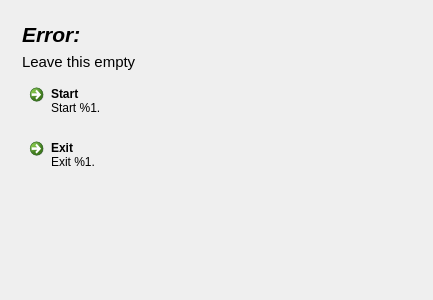
<?xml version="1.0" encoding="UTF-8"?>
<ui version="4.0">
 <class>UpdateManager</class>
 <widget class="QWidget" name="UpdateManager">
  <property name="geometry">
   <rect>
    <x>0</x>
    <y>0</y>
    <width>433</width>
    <height>300</height>
   </rect>
  </property>
  <property name="maximumSize">
   <size>
    <width>16777215</width>
    <height>300</height>
   </size>
  </property>
  <property name="windowTitle">
   <string>UpdateManager</string>
  </property>
  <layout class="QVBoxLayout" name="verticalLayout_5">
   <item>
    <widget class="QStackedWidget" name="stackedWidget">
     <property name="currentIndex">
      <number>3</number>
     </property>
     <widget class="QWidget" name="page_options">
      <layout class="QVBoxLayout" name="verticalLayout_2">
       <item>
        <widget class="QCommandLinkButton" name="commandLinkButtonCheckUpdates">
         <property name="text">
          <string>Check for updates</string>
         </property>
         <property name="icon">
          <iconset resource="rc/resources.qrc">
           <normaloff>:/check.png</normaloff>:/check.png</iconset>
         </property>
         <property name="iconSize">
          <size>
           <width>48</width>
           <height>48</height>
          </size>
         </property>
         <property name="autoDefault">
          <bool>true</bool>
         </property>
         <property name="description">
          <string>Check online if %1 has a new vesion.</string>
         </property>
        </widget>
       </item>
       <item>
        <widget class="QCommandLinkButton" name="commandLinkButtonStart">
         <property name="text">
          <string>Start</string>
         </property>
         <property name="icon">
          <iconset resource="rc/resources.qrc">
           <normaloff>:/start.png</normaloff>:/start.png</iconset>
         </property>
         <property name="iconSize">
          <size>
           <width>48</width>
           <height>48</height>
          </size>
         </property>
         <property name="description">
          <string>Start %1 with out checking for a new version.</string>
         </property>
        </widget>
       </item>
       <item>
        <spacer name="verticalSpacer">
         <property name="orientation">
          <enum>Qt::Vertical</enum>
         </property>
         <property name="sizeHint" stdset="0">
          <size>
           <width>20</width>
           <height>40</height>
          </size>
         </property>
        </spacer>
       </item>
       <item>
        <widget class="QCheckBox" name="checkBoxDontShow">
         <property name="text">
          <string>Don't check for updates when %1 starts.</string>
         </property>
        </widget>
       </item>
      </layout>
      <zorder>commandLinkButtonCheckUpdates</zorder>
      <zorder>commandLinkButtonStart</zorder>
      <zorder>verticalSpacer</zorder>
      <zorder>checkBoxDontShow</zorder>
     </widget>
     <widget class="QWidget" name="page_progress">
      <layout class="QVBoxLayout" name="verticalLayout">
       <item>
        <widget class="QProgressBar" name="progressBar">
         <property name="value">
          <number>24</number>
         </property>
         <property name="textVisible">
          <bool>false</bool>
         </property>
        </widget>
       </item>
       <item>
        <widget class="QCommandLinkButton" name="commandLinkButton_cancelProgress">
         <property name="text">
          <string>Cancel</string>
         </property>
         <property name="icon">
          <iconset resource="rc/resources.qrc">
           <normaloff>:/close.png</normaloff>:/close.png</iconset>
         </property>
         <property name="iconSize">
          <size>
           <width>48</width>
           <height>48</height>
          </size>
         </property>
        </widget>
       </item>
       <item>
        <spacer name="verticalSpacer_2">
         <property name="orientation">
          <enum>Qt::Vertical</enum>
         </property>
         <property name="sizeHint" stdset="0">
          <size>
           <width>20</width>
           <height>40</height>
          </size>
         </property>
        </spacer>
       </item>
      </layout>
     </widget>
     <widget class="QWidget" name="page_results">
      <layout class="QVBoxLayout" name="verticalLayout_3" stretch="0,1,0,0,0">
       <item>
        <widget class="QLabel" name="label_downloadPage">
         <property name="font">
          <font>
           <pointsize>11</pointsize>
          </font>
         </property>
         <property name="text">
          <string>Leave this empty</string>
         </property>
        </widget>
       </item>
       <item>
        <widget class="QCommandLinkButton" name="commandLinkButtonDownload">
         <property name="sizePolicy">
          <sizepolicy hsizetype="Preferred" vsizetype="Expanding">
           <horstretch>0</horstretch>
           <verstretch>0</verstretch>
          </sizepolicy>
         </property>
         <property name="text">
          <string>Update</string>
         </property>
         <property name="icon">
          <iconset resource="rc/resources.qrc">
           <normaloff>:/download.png</normaloff>:/download.png</iconset>
         </property>
         <property name="iconSize">
          <size>
           <width>48</width>
           <height>48</height>
          </size>
         </property>
         <property name="description">
          <string>Download the new %1 vesion in your browser.</string>
         </property>
        </widget>
       </item>
       <item>
        <widget class="QCommandLinkButton" name="commandLinkButtonStart2">
         <property name="text">
          <string>Start</string>
         </property>
         <property name="icon">
          <iconset resource="rc/resources.qrc">
           <normaloff>:/start.png</normaloff>:/start.png</iconset>
         </property>
         <property name="iconSize">
          <size>
           <width>48</width>
           <height>48</height>
          </size>
         </property>
         <property name="description">
          <string>Start %1.</string>
         </property>
        </widget>
       </item>
       <item>
        <widget class="QCommandLinkButton" name="commandLinkButtonExit">
         <property name="text">
          <string>Exit</string>
         </property>
         <property name="icon">
          <iconset resource="rc/resources.qrc">
           <normaloff>:/close.png</normaloff>:/close.png</iconset>
         </property>
         <property name="iconSize">
          <size>
           <width>48</width>
           <height>48</height>
          </size>
         </property>
         <property name="description">
          <string>Exit %1.</string>
         </property>
        </widget>
       </item>
       <item>
        <spacer name="verticalSpacer_3">
         <property name="orientation">
          <enum>Qt::Vertical</enum>
         </property>
         <property name="sizeHint" stdset="0">
          <size>
           <width>20</width>
           <height>40</height>
          </size>
         </property>
        </spacer>
       </item>
      </layout>
     </widget>
     <widget class="QWidget" name="page_error">
      <layout class="QVBoxLayout" name="verticalLayout_4">
       <item>
        <widget class="QLabel" name="label">
         <property name="font">
          <font>
           <pointsize>16</pointsize>
           <weight>75</weight>
           <italic>true</italic>
           <bold>true</bold>
          </font>
         </property>
         <property name="text">
          <string>Error:</string>
         </property>
        </widget>
       </item>
       <item>
        <widget class="QLabel" name="label_error">
         <property name="font">
          <font>
           <pointsize>11</pointsize>
          </font>
         </property>
         <property name="text">
          <string>Leave this empty</string>
         </property>
         <property name="alignment">
          <set>Qt::AlignLeading|Qt::AlignLeft|Qt::AlignTop</set>
         </property>
         <property name="wordWrap">
          <bool>true</bool>
         </property>
        </widget>
       </item>
       <item>
        <widget class="QCommandLinkButton" name="commandLinkButtonStart3">
         <property name="text">
          <string>Start</string>
         </property>
         <property name="icon">
          <iconset resource="rc/resources.qrc">
           <normaloff>:/start.png</normaloff>:/start.png</iconset>
         </property>
         <property name="iconSize">
          <size>
           <width>48</width>
           <height>48</height>
          </size>
         </property>
         <property name="description">
          <string>Start %1.</string>
         </property>
        </widget>
       </item>
       <item>
        <widget class="QCommandLinkButton" name="commandLinkButtonExit2">
         <property name="text">
          <string>Exit</string>
         </property>
         <property name="icon">
          <iconset resource="rc/resources.qrc">
           <normaloff>:/close.png</normaloff>:/close.png</iconset>
         </property>
         <property name="iconSize">
          <size>
           <width>48</width>
           <height>48</height>
          </size>
         </property>
         <property name="description">
          <string>Exit %1.</string>
         </property>
        </widget>
       </item>
       <item>
        <spacer name="verticalSpacer_4">
         <property name="orientation">
          <enum>Qt::Vertical</enum>
         </property>
         <property name="sizeHint" stdset="0">
          <size>
           <width>20</width>
           <height>40</height>
          </size>
         </property>
        </spacer>
       </item>
      </layout>
     </widget>
    </widget>
   </item>
  </layout>
 </widget>
 <layoutdefault spacing="6" margin="11"/>
 <resources>
  <include location="rc/resources.qrc"/>
 </resources>
 <connections/>
</ui>
